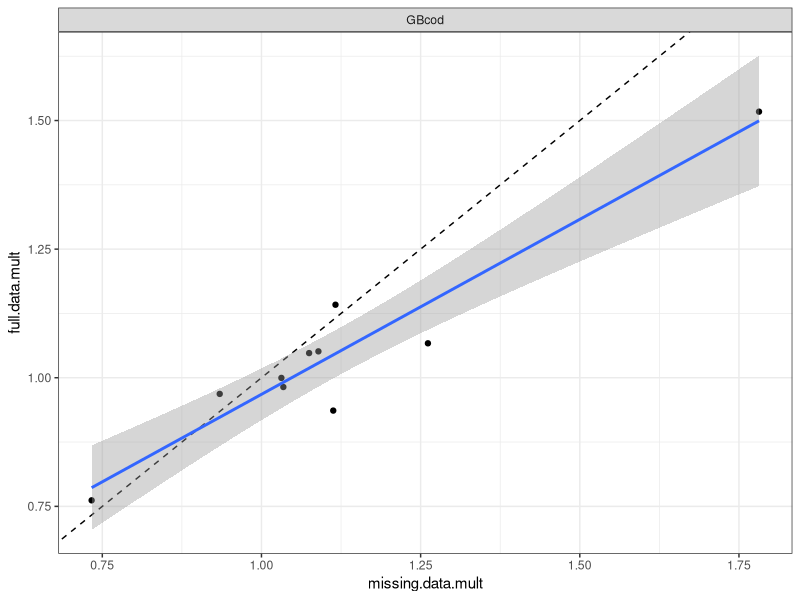
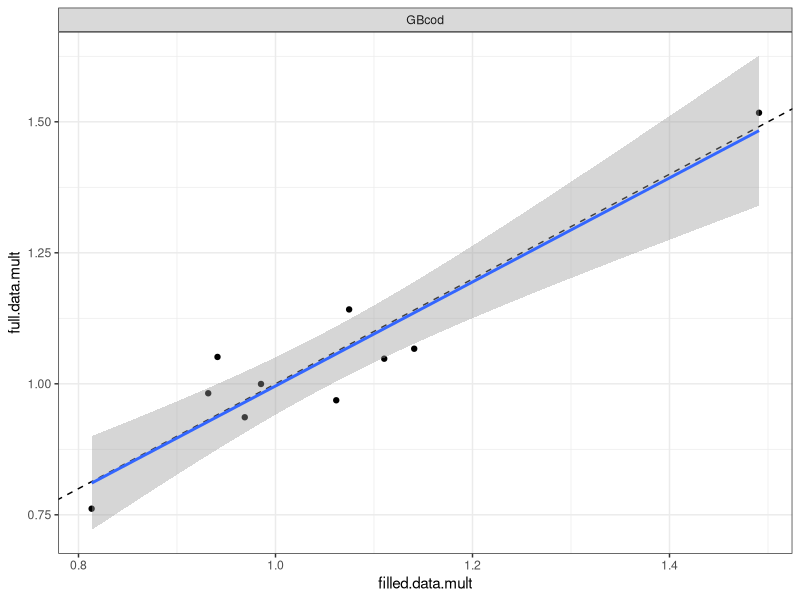
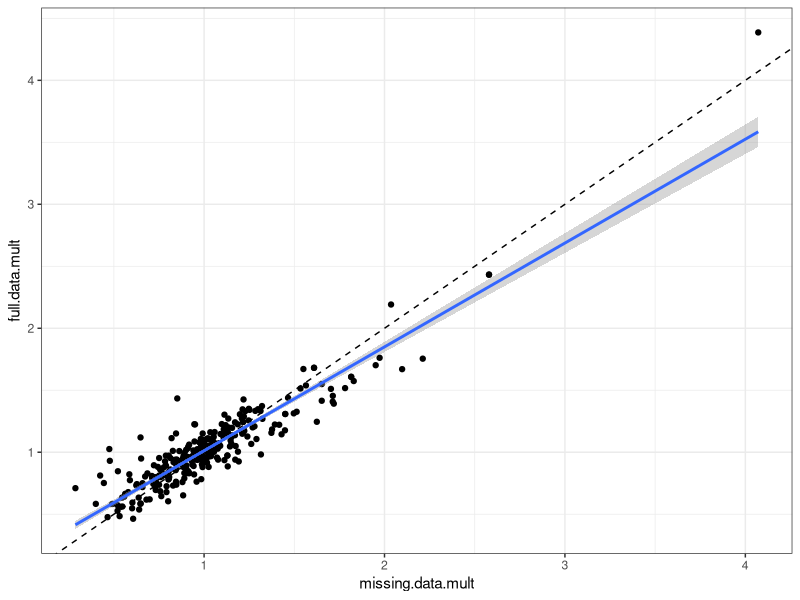
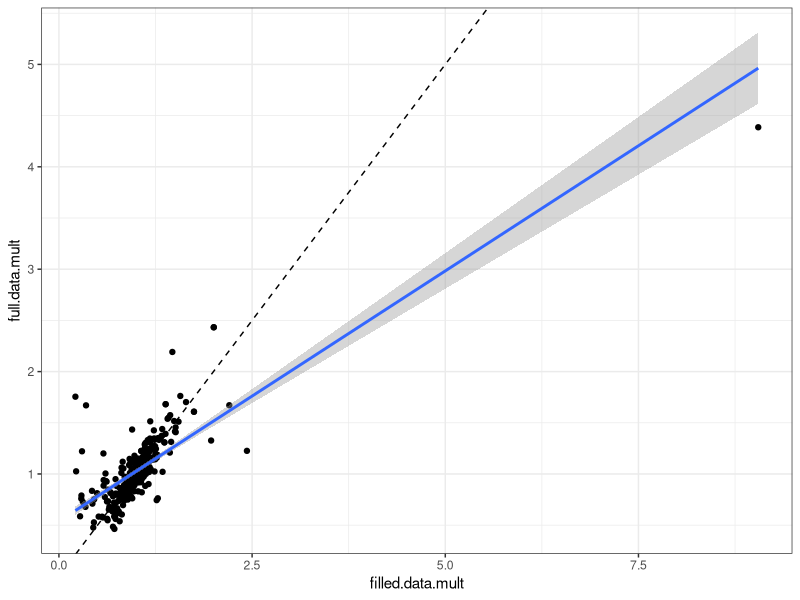
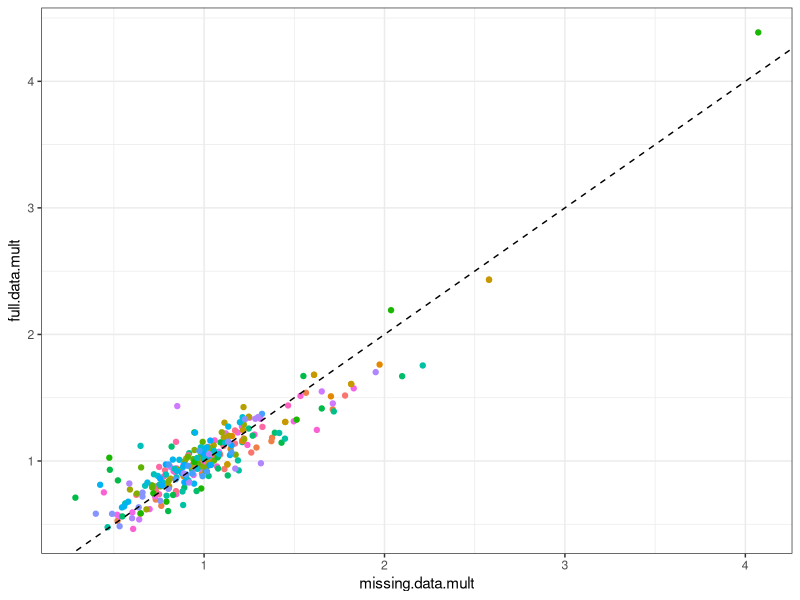
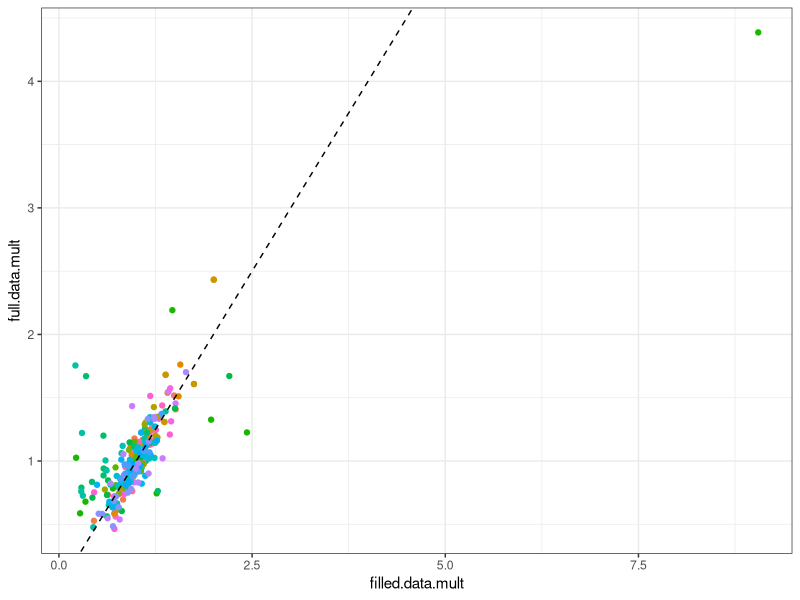
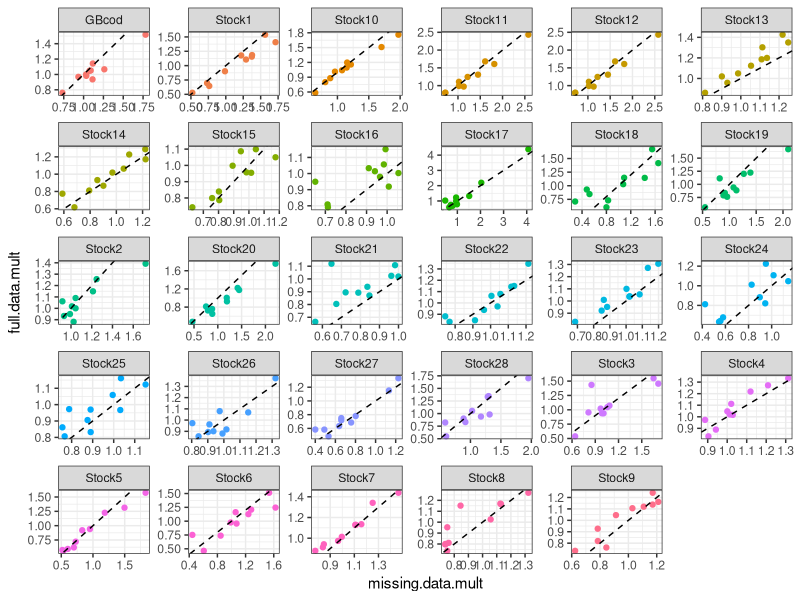
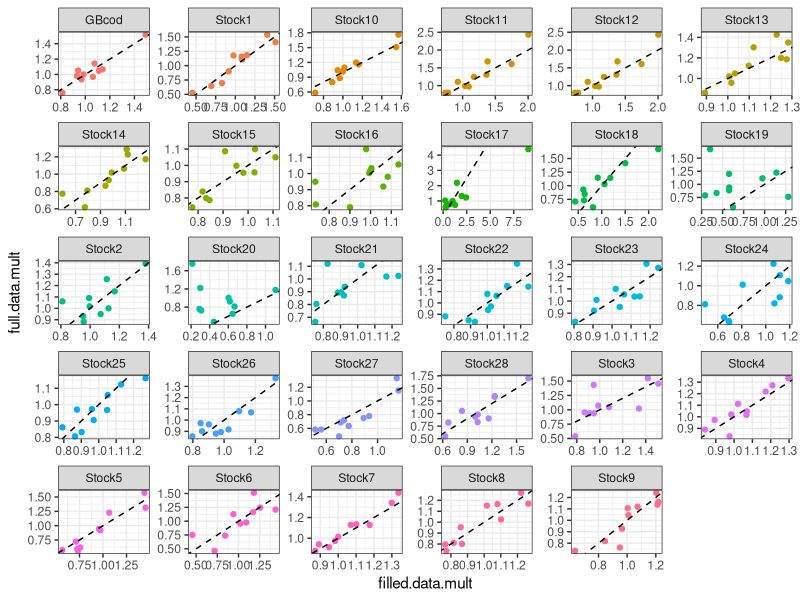

Source code (R) for these figures, in order:
# 4_plot_results.R
# look at the multipliers a number of ways

# set working directory to source file location to begin

library(dplyr)
library(tidyr)
library(ggplot2)

df <- read.csv("../data/multipliers.csv")
corrdf <- read.csv("../data/correlations.csv")

# Only GB cod
gbcod <- filter(df, StockID == "GBcod")

p1 <- ggplot(gbcod, aes(x=missing.data.mult, y=full.data.mult)) +
  geom_point() +
  geom_abline(slope = 1, linetype = "dashed") +
  geom_smooth(method='lm') +
  facet_wrap(~ StockID) +
  theme_bw()
p1
ggsave(filename = "../plots/GBcod.png", p1, width = 5, height = 5, units = "in")

p1f <- ggplot(gbcod, aes(x=filled.data.mult, y=full.data.mult)) +
  geom_point() +
  geom_abline(slope = 1, linetype = "dashed") +
  geom_smooth(method='lm') +
  facet_wrap(~ StockID) +
  theme_bw()
p1f
ggsave(filename = "../plots/GBcodf.png", p1f, width = 5, height = 5, units = "in")

# all stocks
p2 <- ggplot(df, aes(x=missing.data.mult, y=full.data.mult)) +
  geom_point() +
  geom_abline(slope = 1, linetype = "dashed") +
  geom_smooth(method='lm') +
  theme_bw()
p2
ggsave(filename = "../plots/all.png", p2, width = 5, height = 5, units = "in")

p2f <- ggplot(df, aes(x=filled.data.mult, y=full.data.mult)) +
  geom_point() +
  geom_abline(slope = 1, linetype = "dashed") +
  geom_smooth(method='lm') +
  theme_bw()
p2f
ggsave(filename = "../plots/allf.png", p2f, width = 5, height = 5, units = "in")

# all stocks colored
p3 <- ggplot(df, aes(x=missing.data.mult, y=full.data.mult, color=StockID)) +
  geom_point() +
  geom_abline(slope = 1, linetype = "dashed") +
  theme_bw() +
  theme(legend.position = "none")
p3
ggsave(filename = "../plots/all_colored.png", p3, width = 5, height = 5, units = "in")

p3f <- ggplot(df, aes(x=filled.data.mult, y=full.data.mult, color=StockID)) +
  geom_point() +
  geom_abline(slope = 1, linetype = "dashed") +
  theme_bw() +
  theme(legend.position = "none")
p3f
ggsave(filename = "../plots/all_coloredf.png", p3f, width = 5, height = 5, units = "in")

# all stocks faceted
p4 <- ggplot(df, aes(x=missing.data.mult, y=full.data.mult, color=StockID)) +
  geom_point() +
  geom_abline(slope = 1, linetype = "dashed") +
  facet_wrap(~ StockID, scales = "free") +
  theme_bw() +
  theme(legend.position = "none")
p4
ggsave(filename = "../plots/all_faceted.png", p4, width = 8, height = 8, units = "in")

p4f <- ggplot(df, aes(x=filled.data.mult, y=full.data.mult, color=StockID)) +
  geom_point() +
  geom_abline(slope = 1, linetype = "dashed") +
  facet_wrap(~ StockID, scales = "free") +
  theme_bw() +
  theme(legend.position = "none")
p4f
ggsave(filename = "../plots/all_facetedf.png", p4f, width = 8, height = 8, units = "in")

# all stocks faceted - same axes
p4a <- ggplot(df, aes(x=missing.data.mult, y=full.data.mult, color=StockID)) +
  geom_point() +
  geom_abline(slope = 1, linetype = "dashed") +
  facet_wrap(~ StockID) +
  theme_bw() +
  theme(legend.position = "none")
p4a
ggsave(filename = "../plots/all_faceted_same_axes.png", p4a, width = 8, height = 8, units = "in")

p4af <- ggplot(df, aes(x=filled.data.mult, y=full.data.mult, color=StockID)) +
  geom_point() +
  geom_abline(slope = 1, linetype = "dashed") +
  facet_wrap(~ StockID) +
  theme_bw() +
  theme(legend.position = "none")
p4af
ggsave(filename = "../plots/all_faceted_same_axesf.png", p4af, width = 8, height = 8, units = "in")

# grouped by terminal year
p5 <- ggplot(df, aes(x=missing.data.mult, y=full.data.mult, color=StockID)) +
  geom_point() +
  geom_abline(slope = 1, linetype = "dashed") +
  facet_wrap(~ TermYear, scales = "free") +
  theme_bw() +
  theme(legend.position = "none")
p5
ggsave(filename = "../plots/all_by_termyear.png", p5, width = 8, height = 8, units = "in")

p5f <- ggplot(df, aes(x=filled.data.mult, y=full.data.mult, color=StockID)) +
  geom_point() +
  geom_abline(slope = 1, linetype = "dashed") +
  facet_wrap(~ TermYear, scales = "free") +
  theme_bw() +
  theme(legend.position = "none")
p5f
ggsave(filename = "../plots/all_by_termyearf.png", p5f, width = 8, height = 8, units = "in")

# grouped by terminal year - same axes
p5a <- ggplot(df, aes(x=missing.data.mult, y=full.data.mult, color=StockID)) +
  geom_point() +
  geom_abline(slope = 1, linetype = "dashed") +
  facet_wrap(~ TermYear) +
  theme_bw() +
  theme(legend.position = "none")
p5a
ggsave(filename = "../plots/all_by_termyear_same_axes.png", p5a, width = 8, height = 8, units = "in")

p5af <- ggplot(df, aes(x=filled.data.mult, y=full.data.mult, color=StockID)) +
  geom_point() +
  geom_abline(slope = 1, linetype = "dashed") +
  facet_wrap(~ TermYear) +
  theme_bw() +
  theme(legend.position = "none")
p5af
ggsave(filename = "../plots/all_by_termyear_same_axesf.png", p5af, width = 8, height = 8, units = "in")

# compute differences, squared differences, and relative of both from multipliers
diffdf <- df %>%
  mutate(diff = full.data.mult - missing.data.mult,
         diff2 = diff ^ 2,
         reldiff = diff / missing.data.mult,
         reldiff2 = reldiff ^ 2) %>%
  group_by(StockID) %>%
  summarize(avgdiff = mean(diff),
            avgdiff2 = mean(diff2),
            avgreldiff = mean(reldiff),
            avgreldiff2 = mean(reldiff2)) %>%
  pivot_longer(cols = !StockID, names_to = "metric", values_to = "value") %>%
  left_join(corrdf, by = "StockID")

p6 <- ggplot(diffdf, aes(x=corr, y=value)) +
  geom_point() +
  facet_wrap(~ metric, scales = "free_y") +
  theme_bw()
p6
ggsave(filename = "../plots/corr_diffs.png", p6, width = 6, height = 6, units = "in")

diffdff <- df %>%
  mutate(diff = full.data.mult - filled.data.mult,
         diff2 = diff ^ 2,
         reldiff = diff / filled.data.mult,
         reldiff2 = reldiff ^ 2) %>%
  group_by(StockID) %>%
  summarize(avgdiff = mean(diff),
            avgdiff2 = mean(diff2),
            avgreldiff = mean(reldiff),
            avgreldiff2 = mean(reldiff2)) %>%
  pivot_longer(cols = !StockID, names_to = "metric", values_to = "value") %>%
  left_join(corrdf, by = "StockID")

p6f <- ggplot(diffdff, aes(x=corr, y=value)) +
  geom_point() +
  facet_wrap(~ metric, scales = "free_y") +
  theme_bw()
p6f
ggsave(filename = "../plots/corr_diffsf.png", p6f, width = 6, height = 6, units = "in")

diffdiff <- left_join(diffdf, diffdff, by = c("StockID", "metric"))
p7 <- ggplot(diffdiff, aes(x=value.x, y=value.y)) +
  geom_point() +
  facet_wrap(~ metric, scales = "free_y") +
  xlab("missing") +
  ylab("filled") +
  geom_abline(slope = 1, intercept = 0, linetype = "dashed") +
  theme_bw()
p7
ggsave(filename = "../plots/diffdiff.png", p7, width = 6, height = 6, units = "in")

pdf(file="./plots/allplots.pdf")
print(p1)
print(p1f)
print(p2)
print(p2f)
print(p3)
print(p3f)
print(p4)
print(p4f)
print(p4a)
print(p4af)
print(p5)
print(p5f)
print(p5a)
print(p5af)
print(p6)
print(p6f)
print(p7)
dev.off()

